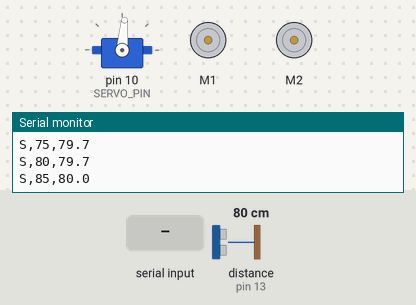
Simulated run of this sketch. Board: Arduino Uno, built with avr-gcc and run on an emulated ATmega328P. On the bench: servo, 2 × DC motor (green arrow = forward, orange = backward, longer = faster), the last lines printed to the serial monitor. Wiring (inferred from the names in the program): ultrasonic range finder: trigger pin 2; echo pin 13. The inputs (shaded band) are chosen by the test bench; at power-on: distance to the obstacle (sensor on pin 13) 80 cm. The echo pulse lasts 58.3 µs per cm.

Above: at 1.7 s.
1.8 s: "M,,45\n" received over Serial
At 1.91 s:
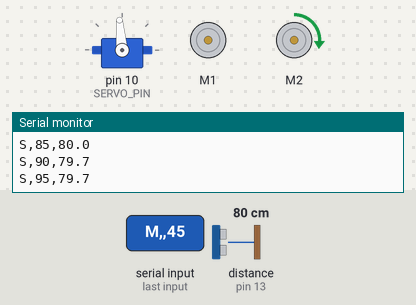
At 2.74 s:
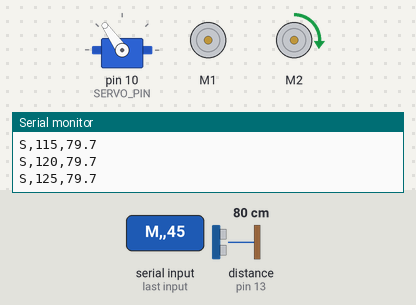
4.8 s: "M,,45\n" received over Serial
At 4.88 s:
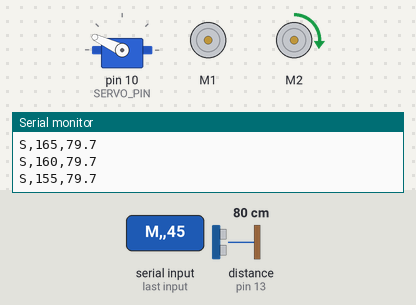
7.8 s: distance to the obstacle (sensor on pin 13) set to 2 cm
10.8 s: distance to the obstacle (sensor on pin 13) set to 250 cm
Timing chart, 0 to 14.8 s (numbered marks = the images above; inputs shaded):
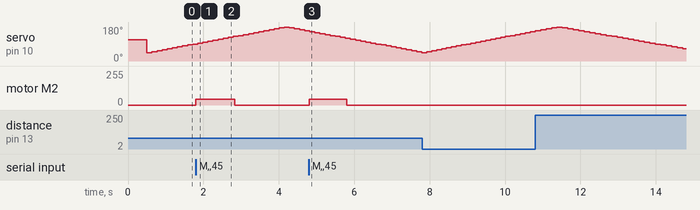

Measured:
- after the input at 1.8 s, motor M2: stopped → forward 45/255 at once, → stopped 1.0 s later
- after the input at 4.8 s, motor M2: stopped → forward 45/255 at once, → stopped 1.0 s later
- by itself, servo on pin 10 (SERVO_PIN): rises from 160° to 180° in 0.44 s, then falls to 65° in 3.3 s

The sketch:

ball_follower_arduino.ino
```cpp
/*
 * Ball Follower Robot - Arduino Uno Firmware
 * Using AFMotor.h (Adafruit Motor Shield v1 with L293D)
 *
 * Hardware:
 *   - Arduino Uno + Adafruit Motor Shield v1 (L293D)
 *   - 2x DC Motors on M1 (left) and M2 (right)
 *   - 1x Servo on shield Servo2 pin (pin 10)
 *   - 1x HC-SR04 Ultrasonic on A0 (TRIG) and A1 (ECHO)
 *
 * AFMotor Shield pin usage:
 *   Pins 3, 4, 5, 6, 7, 8, 11, 12 → used by motor shield
 *   Pin 10                         → Servo2 header (our servo)
 *   Pin 9                          → Servo1 header (free)
 *   Pin 2, 13                      → FREE digital pins → HC-SR04
 *   Pin 0, 1                       → Serial TX/RX (reserved)
 *
 * Serial Protocol (115200 baud):
 *   Receive from Pi:  M,leftSpeed,rightSpeed\n   (speeds: -255 to 255)
 *   Send to Pi:        S,angle,distance_cm\n       (scan data point)
 */

#include <AFMotor.h>
#include <Servo.h>

// ========== MOTOR SETUP (AFMotor) ==========
// Motor 1 = Left, Motor 2 = Right
// Change port numbers (1-4) if you wired differently
AF_DCMotor motorLeft(1);    // M1 terminal on shield
AF_DCMotor motorRight(2);   // M2 terminal on shield

// ========== SERVO ==========
// Use shield's Servo2 header (pin 10)
// Pin 9 is Servo1, Pin 10 is Servo2 — both are free from motor PWM
Servo scanServo;
#define SERVO_PIN 10

// ========== ULTRASONIC (HC-SR04) ==========
// Using free digital pins (not used by shield or servo)
#define TRIG  2
#define ECHO  13

// ========== CONFIGURATION ==========
#define SERIAL_BAUD   115200
#define SWEEP_DELAY   30     // ms between servo steps during scan
#define SERVO_STEP    5      // degrees per step during sweep
#define SCAN_INTERVAL 100    // ms between scan cycles
#define CMD_TIMEOUT   1000   // ms - stop motors if no command received

// ========== GLOBALS ==========
int leftSpeed = 0;
int rightSpeed = 0;
unsigned long lastCmdTime = 0;
unsigned long lastScanTime = 0;
int servoAngle = 0;
int servoDirection = 1;  // 1 = increasing, -1 = decreasing

String inputBuffer = "";

// ========== SETUP ==========
void setup() {
  Serial.begin(SERIAL_BAUD);

  // Ultrasonic pins
  pinMode(TRIG, OUTPUT);
  pinMode(ECHO, INPUT);

  // Servo
  scanServo.attach(SERVO_PIN);
  scanServo.write(112);  // Start centered at midpoint of 45-180
  servoAngle = 45;        // Start sweep from 45

  // Motors off
  motorLeft.setSpeed(0);
  motorLeft.run(RELEASE);
  motorRight.setSpeed(0);
  motorRight.run(RELEASE);

  delay(500);
  Serial.println("READY");
}

// ========== MAIN LOOP ==========
void loop() {
  // 1. Read serial commands from Raspberry Pi
  readSerialCommands();

  // 2. Safety timeout - stop if no commands received
  if (millis() - lastCmdTime > CMD_TIMEOUT && lastCmdTime > 0) {
    stopMotors();
  }

  // 3. Sweep ultrasonic sensor and send readings
  if (millis() - lastScanTime >= SCAN_INTERVAL) {
    performScanStep();
    lastScanTime = millis();
  }
}

// ========== SERIAL COMMAND PARSING ==========
void readSerialCommands() {
  while (Serial.available()) {
    char c = Serial.read();

    if (c == '\n' || c == '\r') {
      if (inputBuffer.length() > 0) {
        parseCommand(inputBuffer);
        inputBuffer = "";
      }
    } else {
      inputBuffer += c;
      // Prevent buffer overflow
      if (inputBuffer.length() > 50) {
        inputBuffer = "";
      }
    }
  }
}

void parseCommand(String cmd) {
  cmd.trim();

  if (cmd.startsWith("M,")) {
    // Motor command: M,leftSpeed,rightSpeed
    int firstComma = cmd.indexOf(',');
    int secondComma = cmd.indexOf(',', firstComma + 1);

    if (firstComma > 0 && secondComma > 0) {
      leftSpeed = cmd.substring(firstComma + 1, secondComma).toInt();
      rightSpeed = cmd.substring(secondComma + 1).toInt();

      // Clamp speeds
      leftSpeed = constrain(leftSpeed, -255, 255);
      rightSpeed = constrain(rightSpeed, -255, 255);

      setMotors(leftSpeed, rightSpeed);
      lastCmdTime = millis();
    }
  }
  else if (cmd == "STOP") {
    stopMotors();
    lastCmdTime = millis();
  }
}

// ========== MOTOR CONTROL (AFMotor) ==========
void setMotors(int left, int right) {
  // Left Motor (M1)
  if (left > 0) {
    motorLeft.setSpeed(left);
    motorLeft.run(FORWARD);
  } else if (left < 0) {
    motorLeft.setSpeed(-left);
    motorLeft.run(BACKWARD);
  } else {
    motorLeft.setSpeed(0);
    motorLeft.run(RELEASE);
  }

  // Right Motor (M2)
  if (right > 0) {
    motorRight.setSpeed(right);
    motorRight.run(FORWARD);
  } else if (right < 0) {
    motorRight.setSpeed(-right);
    motorRight.run(BACKWARD);
  } else {
    motorRight.setSpeed(0);
    motorRight.run(RELEASE);
  }
}

void stopMotors() {
  leftSpeed = 0;
  rightSpeed = 0;
  motorLeft.setSpeed(0);
  motorLeft.run(RELEASE);
  motorRight.setSpeed(0);
  motorRight.run(RELEASE);
}

// ========== ULTRASONIC SCANNING ==========
void performScanStep() {
  // Move servo to current angle
  scanServo.write(servoAngle);
  delay(SWEEP_DELAY);  // Wait for servo to settle

  // Take distance measurement
  float distance = getDistance();

  // Send scan data to Raspberry Pi: S,angle,distance
  Serial.print("S,");
  Serial.print(servoAngle);
  Serial.print(",");
  Serial.println(distance, 1);

  // Update servo angle for next step
  servoAngle += servoDirection * SERVO_STEP;

  // Reverse direction at limits
  if (servoAngle >= 180) {
    servoAngle = 180;
    servoDirection = -1;
  } else if (servoAngle <= 45) {
    servoAngle = 45;
    servoDirection = 1;
  }
}

float getDistance() {
  // Send trigger pulse
  digitalWrite(TRIG, LOW);
  delayMicroseconds(2);
  digitalWrite(TRIG, HIGH);
  delayMicroseconds(10);
  digitalWrite(TRIG, LOW);

  // Read echo with timeout (30ms = ~500cm max)
  long duration = pulseIn(ECHO, HIGH, 30000);

  if (duration == 0) {
    return 500.0;  // No echo = max range
  }

  // Convert to cm (speed of sound = 343 m/s)
  float distance = duration * 0.0343 / 2.0;

  // Clamp to reasonable range
  if (distance < 2.0) distance = 2.0;
  if (distance > 400.0) distance = 400.0;

  return distance;
}
```
